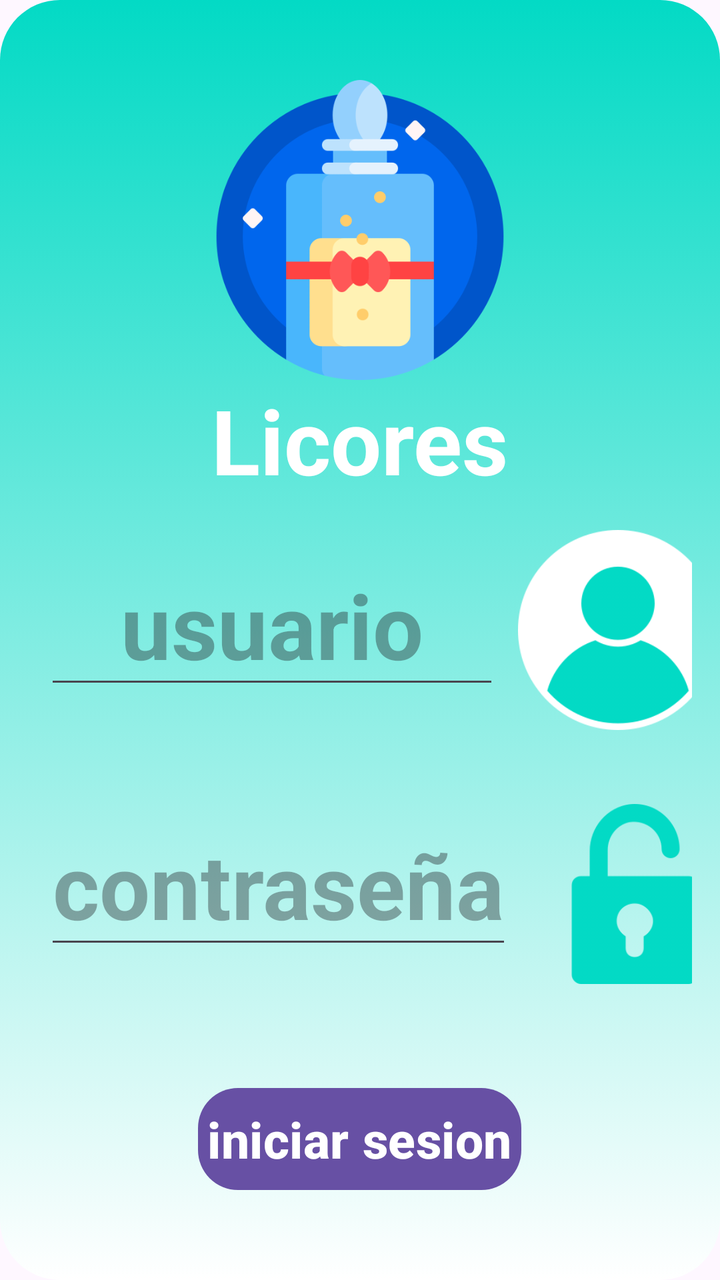
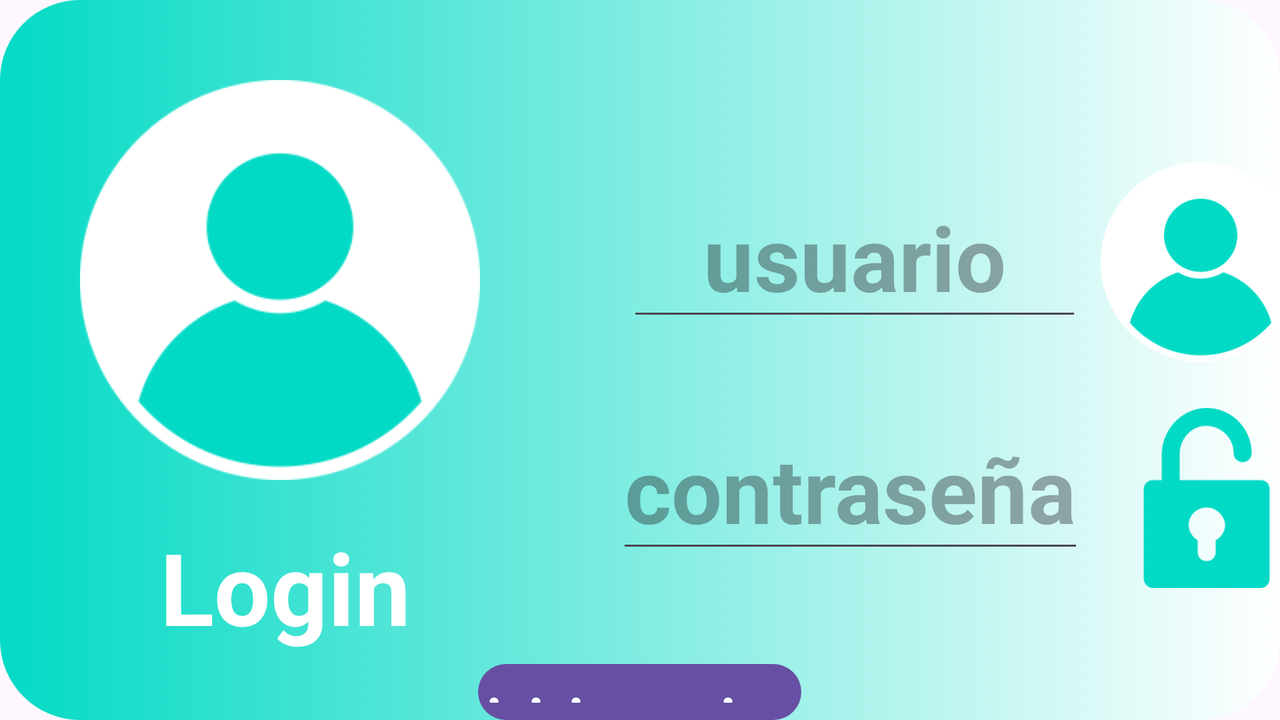

First picture: res/layout/ on a phone held upright. Second picture: the repository's own variant of that layout, on a device whose configuration matches the variant's folder. Source for both follows.
<!-- AndroidManifest.xml: application theme Theme.ControlDoméstico -->
<!-- res/layout/activity_main.xml -->
<RelativeLayout
    xmlns:android="http://schemas.android.com/apk/res/android"
    android:layout_width="match_parent"
    android:layout_height="match_parent"
    android:background="@drawable/log"
    >

    <TextView
        android:id="@+id/img"
        android:layout_width="150dp"
        android:layout_height="150dp"
        android:background="@drawable/espiritu"
        android:layout_centerHorizontal="true"
        android:layout_marginTop="40dp"/>

    <TextView
        android:id="@+id/txt"
        android:layout_width="wrap_content"
        android:layout_height="wrap_content"
        android:layout_below="@+id/img"
        android:layout_centerInParent="true"
        android:text="Licores"
        android:textColor="@color/white"
        android:textSize="45dp"
        android:textStyle="bold" />

    <LinearLayout
        android:id="@+id/usuarior"
        android:layout_below="@+id/txt"
        android:layout_width="350dp"
        android:layout_height="wrap_content"
        android:orientation="horizontal"
        android:layout_margin="14dp"
        android:background="@drawable/redondeado">
        <EditText
            android:id="@+id/usuario"
            android:layout_width="wrap_content"
            android:layout_margin="25px"
            android:layout_height="wrap_content"
            android:textSize="45dp"
            android:textStyle="bold"
            android:layout_centerVertical="true"
            android:textColor="@color/black"
            android:hint="   usuario   ">
        </EditText>

        <ImageView
            android:layout_width="100dp"
            android:layout_height="100dp"
            android:layout_margin="1dp"
            android:background="@drawable/usuario" />
    </LinearLayout>
    <LinearLayout
        android:id="@+id/contraseñar"
        android:layout_below="@+id/usuarior"
        android:layout_width="350dp"
        android:layout_height="wrap_content"
        android:orientation="horizontal"
        android:layout_margin="14dp"
        android:background="@drawable/redondeado">

        <EditText
            android:id="@+id/contraseña"
            android:layout_width="wrap_content"
            android:layout_margin="25px"
            android:layout_height="wrap_content"
            android:textSize="45dp"
            android:textStyle="bold"
            android:layout_centerVertical="true"
            android:textColor="@color/black"
            android:hint="contraseña"
            >
        </EditText>
        <ImageView
            android:layout_margin="8dp"
            android:layout_width="90dp"
            android:layout_height="90dp"
            android:background="@drawable/candado"/>
    </LinearLayout>
    <Button
        android:id="@+id/inicioo"
        android:layout_width="wrap_content"
        android:layout_height="wrap_content"
        android:text="iniciar sesion"
        android:padding="14px"
        android:layout_below="@+id/contraseñar"
        android:layout_marginTop="30dp"
        android:textStyle="bold"
        android:background="@drawable/btr"
        android:layout_centerHorizontal="true"
        android:textSize="25dp"
        >
    </Button>
    <TextView
        android:id="@+id/mensajes"
        android:layout_width="wrap_content"
        android:layout_height="wrap_content"
        android:padding="14px"
        android:textColor="@color/black"
        android:layout_below="@+id/inicioo"
        android:layout_marginTop="30dp"
        android:textStyle="bold"
        android:layout_centerHorizontal="true"
        android:textSize="25dp"
        >
    </TextView>


</RelativeLayout>
<!-- resources referenced by this layout -->
<resources>
  <color name="black">#FF000000</color>
  <color name="white">#FFFFFFFF</color>
  <!-- drawable btr (drawable) -->
  <shape xmlns:android="http://schemas.android.com/apk/res/android">
      <corners android:radius="20dp" />
      <solid android:color="@color/azul" />
  </shape>
  <!-- drawable candado: png bitmap (drawable, 10359 bytes) -->
  <!-- drawable espiritu: png bitmap (drawable-v24, 26403 bytes) -->
  <!-- drawable log (drawable) -->
  <?xml version="1.0" encoding="utf-8"?>
  <selector xmlns:android="http://schemas.android.com/apk/res/android">
  
      <item>
          <shape android:shape="rectangle">
              <gradient
                  android:angle="50"
                  android:startColor="@color/teal_200"
                  android:endColor="@color/white"></gradient>
              <corners android:radius="30dp" />
          </shape>
      </item>
  </selector>
  <!-- drawable usuario: png bitmap (drawable-v24, 14600 bytes) -->
  <style name="Theme.ControlDoméstico" parent="Base.Theme.ControlDoméstico" />
  <color name="azul">#1262A8</color>
  <color name="teal_200">#FF03DAC5</color>
  <style name="Base.Theme.ControlDoméstico" parent="Theme.Material3.DayNight.NoActionBar">
          
          
      </style>
</resources>
<!-- res/layout-land/activity_main.xml (the repository's variant of the layout above) -->
<!-- drawn on the phone turned sideways -->
<RelativeLayout
    xmlns:android="http://schemas.android.com/apk/res/android"
    android:layout_width="match_parent"
    android:layout_height="match_parent"
    android:background="@drawable/logl"
    >

    <TextView
        android:id="@+id/img"
        android:layout_width="200dp"
        android:layout_height="200dp"
        android:background="@drawable/usuario"
        android:layout_marginLeft="40dp"
        android:layout_marginTop="40dp"/>
    <TextView
        android:id="@+id/txt"
        android:layout_width="wrap_content"
        android:layout_height="wrap_content"
        android:layout_below="@+id/img"
        android:text="Login"
        android:layout_marginTop="20dp"
        android:layout_marginLeft="80dp"
        android:textStyle="bold"
        android:textColor="@color/white"
        android:textSize="50dp" />
    <LinearLayout
        android:id="@+id/usuarior"
        android:layout_toRightOf="@+id/txt"
        android:layout_width="350dp"
        android:layout_height="wrap_content"
        android:orientation="horizontal"
        android:layout_marginLeft="100dp"
        android:layout_marginTop="80dp"
        android:background="@drawable/redondeado">
        <EditText
            android:id="@+id/usuario"
            android:layout_width="wrap_content"
            android:layout_margin="25px"
            android:layout_height="wrap_content"
            android:textSize="45dp"
            android:textStyle="bold"
            android:layout_centerVertical="true"
            android:textColor="@color/black"
            android:hint="   usuario   ">
        </EditText>

        <ImageView
            android:layout_width="100dp"
            android:layout_height="100dp"
            android:layout_margin="1dp"
            android:background="@drawable/usuario" />
    </LinearLayout>

    <LinearLayout
        android:id="@+id/contraseñar"
        android:layout_below="@+id/usuarior"
        android:layout_width="350dp"
        android:layout_height="wrap_content"
        android:orientation="horizontal"
        android:layout_marginTop="14dp"
        android:layout_marginLeft="300dp"
        android:background="@drawable/redondeado">

        <EditText
            android:id="@+id/contraseña"
            android:layout_width="wrap_content"
            android:layout_height="wrap_content"
            android:layout_centerVertical="true"
            android:layout_marginStart="25px"
            android:layout_marginTop="25px"
            android:layout_marginEnd="25px"
            android:layout_marginBottom="25px"
            android:hint="contraseña"
            android:textColor="@color/black"
            android:textSize="45dp"
            android:textStyle="bold"></EditText>

        <ImageView
            android:layout_margin="8dp"
            android:layout_width="90dp"
            android:layout_height="90dp"
            android:background="@drawable/candado"/>
    </LinearLayout>
    <Button
    android:id="@+id/inicioo"
    android:layout_width="wrap_content"
    android:layout_height="wrap_content"
    android:text="iniciar sesion"
        android:padding="14px"
    android:layout_below="@+id/contraseñar"
    android:layout_marginTop="30dp"
    android:textStyle="bold"
    android:background="@drawable/btr"
    android:layout_centerHorizontal="true"
    android:textSize="25dp"
    >
    </Button>
</RelativeLayout>
<!-- resources referenced by the variant -->
<!-- as the phone turned sideways resolves them -->
<resources>
  <color name="black">#FF000000</color>
  <color name="white">#FFFFFFFF</color>
  <!-- drawable btr (drawable) -->
  <shape xmlns:android="http://schemas.android.com/apk/res/android">
      <corners android:radius="20dp" />
      <solid android:color="@color/azul" />
  </shape>
  <!-- drawable candado: png bitmap (drawable, 10359 bytes) -->
  <!-- drawable logl (drawable) -->
  <?xml version="1.0" encoding="utf-8"?>
  <selector xmlns:android="http://schemas.android.com/apk/res/android">
  
      <item>
          <shape android:shape="rectangle">
              <gradient
                  android:angle="0"
                  android:startColor="@color/teal_200"
                  android:endColor="@color/white"></gradient>
              <corners android:radius="40dp" />
          </shape>
      </item>
  </selector>
  <!-- drawable usuario: png bitmap (drawable-v24, 14600 bytes) -->
  <style name="Theme.ControlDoméstico" parent="Base.Theme.ControlDoméstico" />
  <color name="azul">#1262A8</color>
  <color name="teal_200">#FF03DAC5</color>
  <style name="Base.Theme.ControlDoméstico" parent="Theme.Material3.DayNight.NoActionBar">
          
          
      </style>
</resources>
